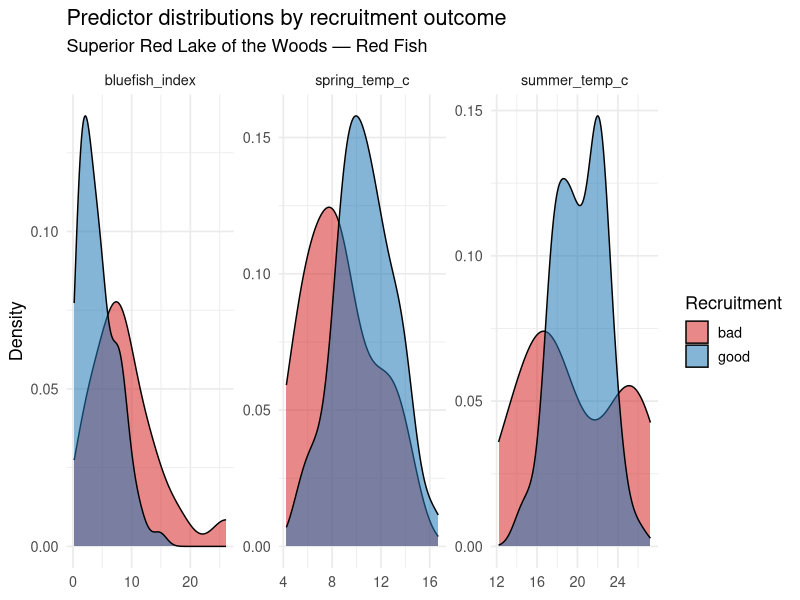
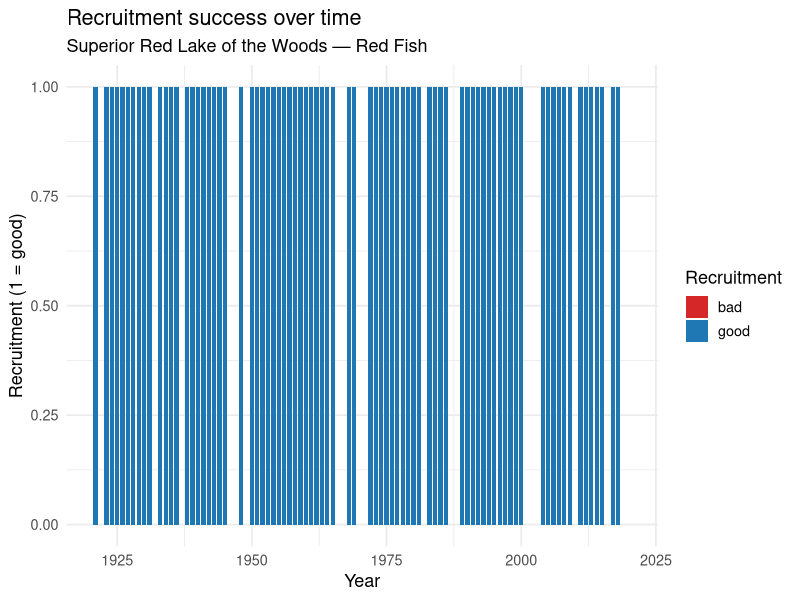
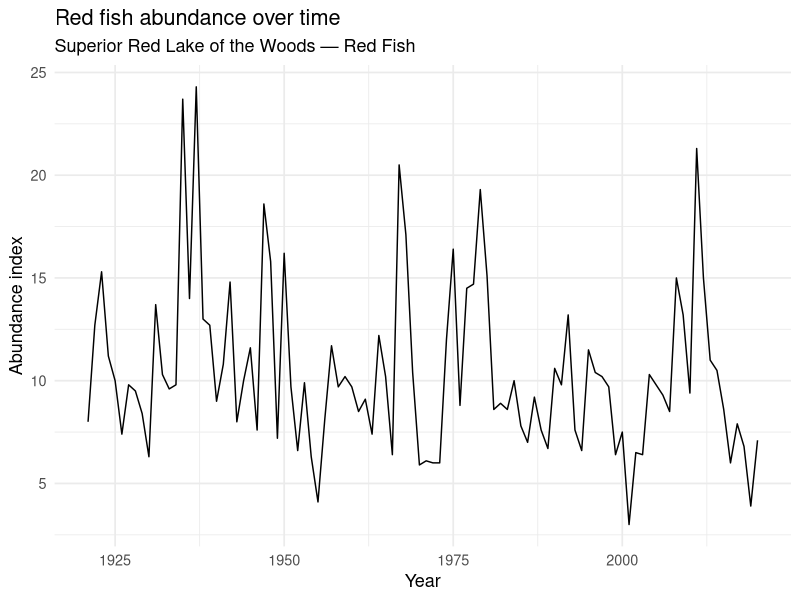

Generate these figures, in order, with R: (Note: this script raises an error after producing the figures.)





##### FROM CLAUDE WITH FOLLOWING PROMPT: 
# I'm trying to simulate a dataset for use in a workshop. I'd like the dataset
# to have multiple predictors with an unbalanced categorical (0/1) response
# variable.
#
# Our hypothetical scenario is as follows:
#
# There is a lake called "Superior Red Lake of the Woods" where "red fish"
# lives. Recruitment (survival from egg to adult) is good most years, but bad in
# some years, and the overall population stability is severely impacted by bad
# recruitment years because it is a short-lived fish. We're trying to predict
# red fish recruitment based on weather variables like spring water temperatures
# and summer water temperatures, and also on the abundance of a potential
# competitor species "blue fish". Let's say we have around 100 years of data.
#
# Could you provide example R code (preferably using the tidyverse and caret
# packages) that builds this type of dataset?



# ============================================================
# Simulated Dataset: Red Fish Recruitment in Superior Red Lake of the Woods
# ============================================================
# Scenario:
#   - ~100 years of annual data
#   - Binary response: good (1) vs. bad (0) recruitment year
#   - Recruitment is USUALLY good, but bad years are impactful
#   - Predictors: spring water temp, summer water temp, blue fish abundance
# ============================================================

library(tidyverse)
library(caret)

set.seed(421)

n_years <- 100

# ── 1. Simulate Predictor Variables ──────────────────────────────────────────

# Spring water temperature (°C): warmer springs generally help recruitment
spring_temp <- rnorm(n_years, mean = 10, sd = 2.5)

# Summer water temperature (°C): moderate summers are best;
# very hot summers stress fish (non-linear effect possible)
summer_temp <- rnorm(n_years, mean = 20, sd = 3)

# Blue fish abundance index (competitors): higher = more competition pressure
# Right-skewed — most years moderate, occasional high-abundance years
bluefish_index <- rgamma(n_years, shape = 2, rate = 0.4)

# ── 2. Build the Linear Predictor for Recruitment Probability ─────────────────
#
# Ecological logic:
#   + Warmer springs → better larval survival → higher p(good recruitment)
#   + Moderate summers are best; extreme heat is bad
#     → modeled with a quadratic term (peak around 20°C)
#   - Higher blue fish abundance → competition → lower p(good recruitment)
#
# We tune the intercept so that ~75-80% of years are "good" recruitment years
# (unbalanced toward 1, with bad years being the minority)

summer_temp_centered <- summer_temp - 20   # center at optimal temp

log_odds <- (
  0.5                             # intercept: baseline tilt toward "good"
  + 0.35 * spring_temp              # warmer spring = better
  - 0.08 * summer_temp_centered^2  # quadratic: peak at ~20°C summer temp
  - 0.30 * bluefish_index           # more competitors = worse
)

p_good <- plogis(log_odds)          # convert log-odds to probability [0,1]

# ── 3. Simulate Binary Response Variable ─────────────────────────────────────

recruitment <- rbinom(n_years, size = 1, prob = p_good)

# Check class balance (should be roughly 70-80% good years)
cat("Recruitment class balance:\n")
print(table(recruitment))
cat(sprintf("Proportion of good years: %.1f%%\n\n", mean(recruitment) * 100))




# 3.5 Add red fish abundance column for second example

log_abundance_mean <- (
  4.4                          # intercept → exp(4.4) ≈ 81 fish/ha baseline
  - 0.04 * spring_temp          # weak negative (opposite to recruitment)
  - 0.06 * summer_temp          # stronger negative linear effect
  - 0.12 * bluefish_index       # competition suppression
)

# Simulate with log-normal noise (realistic: variance scales with mean,
# no negative values, right-skewed distribution typical of abundance data)
abundance_raw <- exp(log_abundance_mean + rnorm(n_years, mean = 0, sd = 0.25))

# Add a simple lag-1 autoregressive smoothing pass to introduce
# year-to-year temporal correlation (phi ≈ 0.35)
phi <- 0.35
abundance_ar <- numeric(n_years)
abundance_ar[1] <- abundance_raw[1]
for (i in 2:n_years) {
  abundance_ar[i] <- phi * abundance_ar[i - 1] + (1 - phi) * abundance_raw[i]
}















# ── 4. Assemble the Dataset ───────────────────────────────────────────────────

redfish_data <- tibble(
  year            = 1921:(1921 + n_years - 1),
  spring_temp_c   = round(spring_temp, 2),
  summer_temp_c   = round(summer_temp, 2),
  bluefish_index  = round(bluefish_index, 3),
  recruitment     = factor(recruitment, levels = c(0, 1),
                           labels = c("bad", "good")),
  redfish_abundance = round(abundance_ar, 1)
)

glimpse(redfish_data)

# ── 5. Exploratory Summaries ─────────────────────────────────────────────────

cat("\n--- Summary by recruitment outcome ---\n")
redfish_data %>%
  group_by(recruitment) %>%
  summarise(
    n              = n(),
    mean_spring_c  = mean(spring_temp_c),
    mean_summer_c  = mean(summer_temp_c),
    mean_bluefish  = mean(bluefish_index)
  ) %>%
  print()

# ── 6. Quick Visualizations ──────────────────────────────────────────────────

# Predictor distributions by recruitment outcome
redfish_data %>%
  pivot_longer(cols = c(spring_temp_c, summer_temp_c, bluefish_index),
               names_to = "predictor", values_to = "value") %>%
  ggplot(aes(x = value, fill = recruitment)) +
  geom_density(alpha = 0.55) +
  facet_wrap(~predictor, scales = "free") +
  scale_fill_manual(values = c("bad" = "#d62728", "good" = "#1f77b4")) +
  labs(title = "Predictor distributions by recruitment outcome",
       subtitle = "Superior Red Lake of the Woods — Red Fish",
       x = NULL, y = "Density", fill = "Recruitment") +
  theme_minimal(base_size = 13)

# Recruitment over time
redfish_data %>%
  mutate(recruit_num = as.integer(recruitment == "good")) %>%
  ggplot(aes(x = year, y = recruit_num)) +
  geom_col(aes(fill = recruitment), width = 0.8) +
  scale_fill_manual(values = c("bad" = "#d62728", "good" = "#1f77b4")) +
  labs(title = "Recruitment success over time",
       subtitle = "Superior Red Lake of the Woods — Red Fish",
       x = "Year", y = "Recruitment (1 = good)", fill = "Recruitment") +
  theme_minimal(base_size = 13)


redfish_data %>%
  mutate(recruit_num = as.integer(recruitment == "good")) %>%
  ggplot(aes(x = year, y = redfish_abundance)) +
  geom_line() +
  scale_fill_manual(values = c("bad" = "#d62728", "good" = "#1f77b4")) +
  labs(title = "Red fish abundance over time",
       subtitle = "Superior Red Lake of the Woods — Red Fish",
       x = "Year", y = "Abundance index") +
  theme_minimal(base_size = 13)




write.csv(redfish_data, "data/redfish_recruitment.csv", row.names = FALSE)
